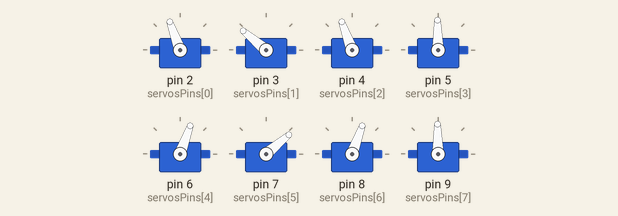
The sketch below on a simulated Arduino Uno, built with avr-gcc and run on an emulated ATmega328P. On the bench: 8 × servo.

Above: at 4.45 s.
At 4.6 s:
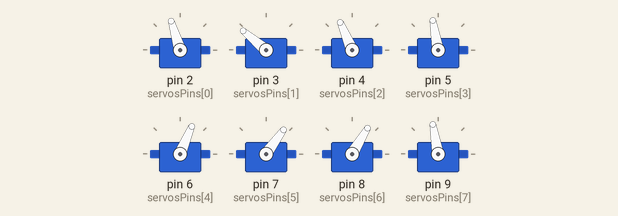
At 5.05 s:
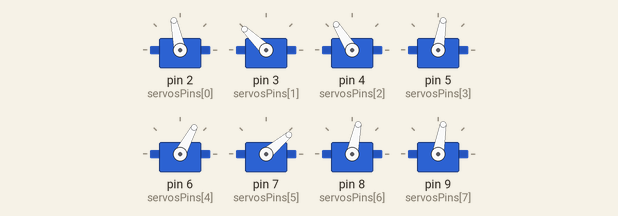
At 5.2 s:
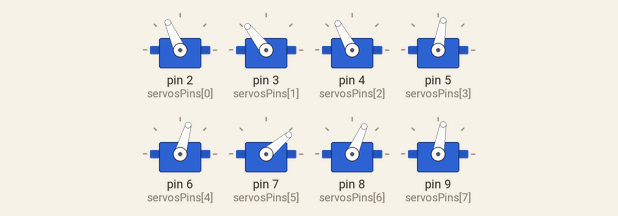
Timing chart, 0 to 7.4 s (numbered marks = the images above):
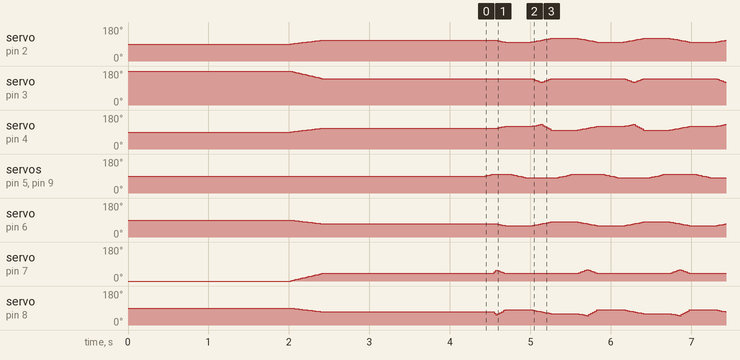

The sketch:

WalkingBipedRobot.ino
```cpp
/*
 * @Author : Youssef EL JAHFAOUI.
 * @Country : Morocco.
 * @Purpose of this project : Personal tests and research for robotics.
 * @Implementation year : 2023.
*/
#include "Servo.h"
#include "SR04.h"
#define TRIG_PIN 10
#define ECHO_PIN 11

const byte servosPins[8] = {2,3,4,5,6,7,8,9};

const int ALPHA_ZERO = 20; // Starting alpha angle value is 40 degree.

const int leanAngleMax = 10; // Lean by 10 degree max.
const int changeStanceDelay = 20; // 20 ms for changing the stance delay.
const int interDelay = 50; //  50 ms for inter-delay.
const long obstacleLimit = 10; // The limit distance to consider the robot is detecting an obstacle.
const int crouchLimit = 70; // The max value for the crouch.
const int kneeStep = 2;

int moveSpeed = 10; // 10 ms for general move speed.
int step1 = 10; // 10 ms for movement step.
long d; // Distance variable.
int moveSpeed2 = 1; // 1 ms for knee move speed.

bool moveJustStarted = true;

int currentServoPosition[8];

int currentAlpha = 0;
int currentBeta = 0;
int betaR = 0;
int betaL = 0;

Servo servos[8];
SR04 sr04 = SR04(ECHO_PIN,TRIG_PIN);

void setup() {
  // put your setup code here, to run once:
  initServos();
  delay(2000);
  startPosition();
  betaR = betaL = currentBeta;
  delay(2000);

}

void loop() {
  // put your main code here, to run repeatedly:
  // move forward.
  start();
}

// Initializing servos and calibrating
void initServos() {
  for(int i = 0 ; i < 8 ; i++) {
    servos[i].attach(servosPins[i]);
    if(i == 1) { // Right Knee default angle
      servos[i].write(180);
      currentServoPosition[i] = 180;
    } else if(i == 5) { //Left knee default angle
      servos[i].write(0);
      currentServoPosition[i] = 0;
    } else {
      servos[i].write(90);
      currentServoPosition[i] = 90;
    }
  }
}

void startPosition() {
  updateStance(ALPHA_ZERO);
}

void start() {
  go(true);
}

// positive angle --> move leg forward.
void moveRightLeg(int angle) {
  servos[0].write(90 + angle);
}

void moveLeftLeg(int angle) {
  servos[4].write(90 - angle);
}

void moveRightKnee(int angle) {
  servos[1].write(180 - angle);
}

void moveLeftKnee(int angle) {
  servos[5].write(0 + angle);
}

void moveRightFoot(int angle) {
  servos[2].write(90 + angle);
}

void moveLeftFoot(int angle) {
  servos[6].write(90 - angle);
}

// beta = 2 * alpha.
// gamma = beta - alpha.
// alpha is between -45 & 45 degree.
// beta always positive between 0 and 180 degree.
// gamma between -45 & 45 degree.
void go(bool moveForward) {

  int dir = moveForward ? 1 : -1;
  int alphaR, alphaL;

  alphaR = alphaL = currentAlpha;

  if(moveJustStarted) {
    leanToRight();
    if(kneeStep > 0) {
      for(int i = 1 ; i <= step1 ; i++) {
        bendLeftKnee(alphaL, betaL);
      }
    }
  }

  for(int i = 1 ; i <= step1 ; i++) {
    // right leg
    moveRightLeg(alphaR - (i * dir));
    moveRightFoot((betaR - alphaR) + (i * dir)); // gamma = beta - alpha.
    // left leg
    moveLeftLeg(alphaL + (i * dir));
    //moveLeftFoot((betaL - alphaL) - (i * dir));
    resetLeftKnee(alphaL + (i * dir), betaL);
    delay(moveSpeed);
  }

  delay(interDelay);

  resetLeanToRight();

  leanToLeft();

  delay(interDelay);

  alphaR -= step1 * dir;
  alphaL += step1 * dir;

  for(int i = 1 ; i <= step1 ; i++) {
    // right leg
    moveRightLeg(alphaR + (i * dir));
    //moveRightFoot((betaR - alphaR) - (i * dir));
    bendRightKnee(alphaR + (i * dir), betaR);
    // left leg
    moveLeftLeg(alphaL - (i * dir));
    moveLeftFoot((betaL - alphaL) + (i * dir));
    delay(moveSpeed);
  }

  alphaR += step1 * dir;
  alphaL -= step1 * dir;

  for(int i = 1 ; i <= step1 ; i++) {
    // right leg
    moveRightLeg(alphaR + (i * dir));
    //moveRightFoot(betaR - alphaR - (i * dir));
    resetRightKnee(alphaR + (i * dir), betaR);
    // left leg
    moveLeftLeg(alphaL - (i * dir));
    moveLeftFoot(betaL - alphaL + (i * dir));
    delay(moveSpeed);
  }

  delay(interDelay);

  resetLeanToLeft();

  leanToRight();

  delay(interDelay);

  alphaR += step1 * dir;
  alphaL -= step1 * dir;

  for(int i = 1 ; i <= step1 ; i++) {
    // right leg
    moveRightLeg(alphaR - (i * dir));
    moveRightFoot(betaR - alphaR + (i * dir));
    // left leg
    moveLeftLeg(alphaL + (i * dir));
    //moveLeftFoot(betaL - alphaL - (i * dir));
    bendLeftKnee(alphaL + (i * dir), betaL);
    delay(moveSpeed);
  }

  moveJustStarted = false;
}

void bendRightKnee(int currentAlphaR, int& currentBetaR) {
  if(kneeStep == 0) {
    moveRightFoot(currentBetaR - currentAlphaR);
    return;
  }
  for(int i = 1 ; i <= kneeStep ; i++) {
    moveRightKnee(currentBetaR + i);
    moveRightFoot(currentBetaR - currentAlphaR + i);
    delay(moveSpeed2);
  }
  currentBetaR += kneeStep;
}

void resetRightKnee(int currentAlphaR, int& currentBetaR) {
  if(kneeStep == 0) {
    moveRightFoot(currentBetaR - currentAlphaR);
    return;
  }
  for(int i = 1 ; i <= kneeStep ; i++) {
    moveRightKnee(currentBetaR - i);
    moveRightFoot(currentBetaR - currentAlphaR - i);
    delay(moveSpeed2);
  }
  currentBetaR -= kneeStep;
}

void bendLeftKnee(int currentAlphaL, int& currentBetaL) {
  if(kneeStep == 0) {
    moveLeftFoot(currentBetaL - currentAlphaL);
    return;
  }
  for(int i = 1 ; i <= kneeStep ; i++) {
    moveLeftKnee(currentBetaL + i);
    moveLeftFoot(currentBetaL - currentAlphaL + i);
    delay(moveSpeed2);
  }
  currentBetaL += kneeStep;
}

void resetLeftKnee(int currentAlphaL, int& currentBetaL) {
  if(kneeStep == 0) {
    moveLeftFoot(currentBetaL - currentAlphaL);
    return;
  }
  for(int i = 1 ; i <= kneeStep ; i++) {
    moveLeftKnee(currentBetaL - i);
    moveLeftFoot(currentBetaL - currentAlphaL - i);
    delay(moveSpeed2);
  }
  currentBetaL -= kneeStep;
}

void leanToLeft() {
  for(int i = 0 ; i <= leanAngleMax; i++) {
    servos[3].write(90 - i);
    servos[7].write(90 - i);
    delay(moveSpeed);
  }
}

void leanToRight() {
  for(int i = 0 ; i <= leanAngleMax ; i++) {
    servos[7].write(90 + i);
    servos[3].write(90 + i);
    delay(moveSpeed);
  }
}

void resetLeanToLeft() {
  for(int i = 0 ; i <= leanAngleMax; i++) {
    servos[3].write((90 - leanAngleMax) + i);
    servos[7].write((90 - leanAngleMax) + i);
    delay(moveSpeed);
  }
}

void resetLeanToRight() {
  for(int i = 0 ; i <= leanAngleMax  ; i++) {
    servos[7].write((90 + leanAngleMax) - i);
    servos[3].write((90 + leanAngleMax) - i);
    delay(moveSpeed);
  }
}

void updateStance(int alpha) {

  if(alpha == 0 || alpha > crouchLimit || (alpha == currentAlpha)) {
    return;
  }

  int delta;
  int j;

  if(alpha > currentAlpha) {
    delta = alpha - currentAlpha;
    j = 1;
  } else {
    delta = currentAlpha - alpha;
    j = -1;
  }

  for(int i = 0 ; i <= delta ; i++) {
    // right leg
    moveRightLeg(currentAlpha + i * j);
    moveRightKnee(2 * (currentAlpha + i * j)); // beta_i = 2 * (alpha0 + i)
    moveRightFoot(currentAlpha + i * j);
    // Left leg
    moveLeftLeg(currentAlpha + i * j);
    moveLeftKnee(2 * (currentAlpha + i * j)); // beta_i = 2 * (alpha0 + i)
    moveLeftFoot(currentAlpha + i * j);
    delay(changeStanceDelay);
  }

  // Save current stance positions
  currentAlpha = alpha;
  currentBeta = 2 * currentAlpha;
}
// Signed by : Youssef EL JAHFAOUI
```
